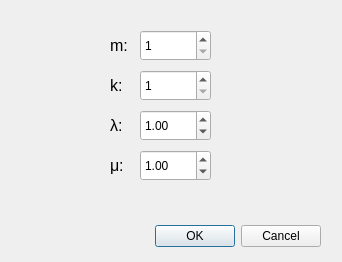
<?xml version="1.0" encoding="UTF-8"?>
<ui version="4.0">
 <class>MMmDialog</class>
 <widget class="QDialog" name="MMmDialog">
  <property name="geometry">
   <rect>
    <x>0</x>
    <y>0</y>
    <width>342</width>
    <height>262</height>
   </rect>
  </property>
  <property name="windowTitle">
   <string>Input Dialog</string>
  </property>
  <widget class="QDialogButtonBox" name="buttonBox">
   <property name="geometry">
    <rect>
     <x>140</x>
     <y>220</y>
     <width>181</width>
     <height>32</height>
    </rect>
   </property>
   <property name="orientation">
    <enum>Qt::Horizontal</enum>
   </property>
   <property name="standardButtons">
    <set>QDialogButtonBox::Cancel|QDialogButtonBox::Ok</set>
   </property>
  </widget>
  <widget class="QSpinBox" name="mSpinBox">
   <property name="geometry">
    <rect>
     <x>140</x>
     <y>30</y>
     <width>71</width>
     <height>31</height>
    </rect>
   </property>
   <property name="minimum">
    <number>1</number>
   </property>
  </widget>
  <widget class="QDoubleSpinBox" name="lambdaSpinBox">
   <property name="geometry">
    <rect>
     <x>140</x>
     <y>110</y>
     <width>71</width>
     <height>31</height>
    </rect>
   </property>
   <property name="minimum">
    <double>0.010000000000000</double>
   </property>
   <property name="singleStep">
    <double>0.050000000000000</double>
   </property>
   <property name="value">
    <double>1.000000000000000</double>
   </property>
  </widget>
  <widget class="QDoubleSpinBox" name="muSpinBox">
   <property name="geometry">
    <rect>
     <x>140</x>
     <y>150</y>
     <width>71</width>
     <height>31</height>
    </rect>
   </property>
   <property name="minimum">
    <double>0.010000000000000</double>
   </property>
   <property name="singleStep">
    <double>0.050000000000000</double>
   </property>
   <property name="value">
    <double>1.000000000000000</double>
   </property>
  </widget>
  <widget class="QLabel" name="label">
   <property name="geometry">
    <rect>
     <x>110</x>
     <y>30</y>
     <width>21</width>
     <height>31</height>
    </rect>
   </property>
   <property name="font">
    <font>
     <pointsize>12</pointsize>
    </font>
   </property>
   <property name="text">
    <string>m:</string>
   </property>
  </widget>
  <widget class="QLabel" name="label_2">
   <property name="geometry">
    <rect>
     <x>110</x>
     <y>110</y>
     <width>21</width>
     <height>31</height>
    </rect>
   </property>
   <property name="font">
    <font>
     <pointsize>12</pointsize>
    </font>
   </property>
   <property name="text">
    <string>λ:</string>
   </property>
  </widget>
  <widget class="QLabel" name="label_3">
   <property name="geometry">
    <rect>
     <x>110</x>
     <y>150</y>
     <width>21</width>
     <height>31</height>
    </rect>
   </property>
   <property name="font">
    <font>
     <pointsize>12</pointsize>
    </font>
   </property>
   <property name="text">
    <string>μ:</string>
   </property>
  </widget>
  <widget class="QLabel" name="label_4">
   <property name="geometry">
    <rect>
     <x>110</x>
     <y>70</y>
     <width>21</width>
     <height>31</height>
    </rect>
   </property>
   <property name="font">
    <font>
     <pointsize>12</pointsize>
    </font>
   </property>
   <property name="text">
    <string>k:</string>
   </property>
  </widget>
  <widget class="QSpinBox" name="kSpinBox">
   <property name="geometry">
    <rect>
     <x>140</x>
     <y>70</y>
     <width>71</width>
     <height>31</height>
    </rect>
   </property>
   <property name="minimum">
    <number>1</number>
   </property>
  </widget>
 </widget>
 <resources/>
 <connections>
  <connection>
   <sender>buttonBox</sender>
   <signal>accepted()</signal>
   <receiver>MMmDialog</receiver>
   <slot>accept()</slot>
   <hints>
    <hint type="sourcelabel">
     <x>248</x>
     <y>254</y>
    </hint>
    <hint type="destinationlabel">
     <x>157</x>
     <y>274</y>
    </hint>
   </hints>
  </connection>
  <connection>
   <sender>buttonBox</sender>
   <signal>rejected()</signal>
   <receiver>MMmDialog</receiver>
   <slot>reject()</slot>
   <hints>
    <hint type="sourcelabel">
     <x>316</x>
     <y>260</y>
    </hint>
    <hint type="destinationlabel">
     <x>286</x>
     <y>274</y>
    </hint>
   </hints>
  </connection>
 </connections>
</ui>
